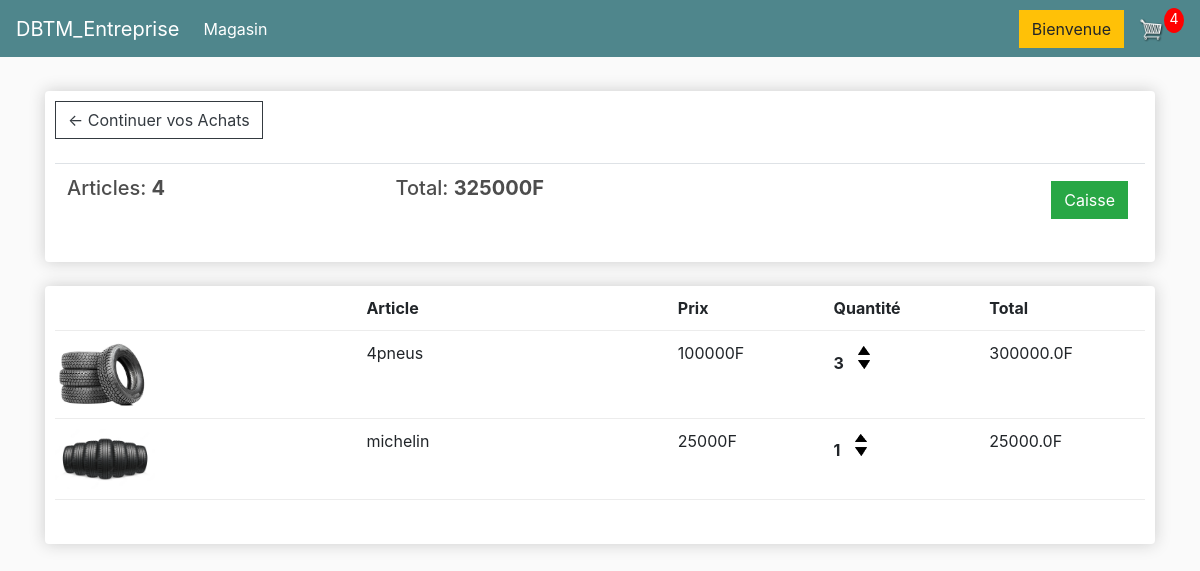
The app's page /cart/ (signed in), older data.
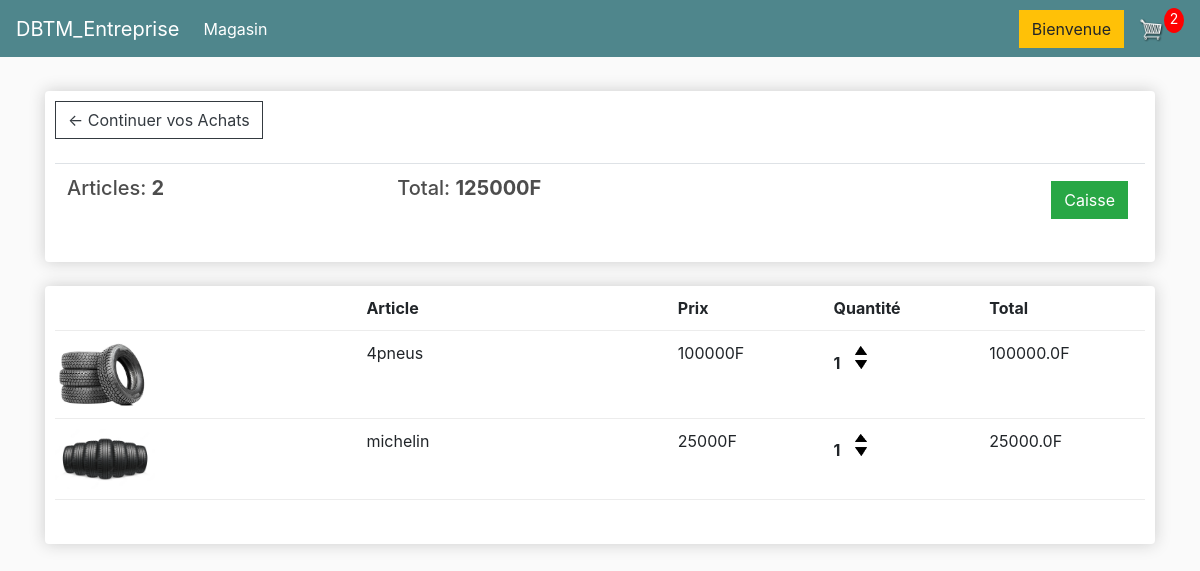
The same page, newer data.
### store/models.py (models this page shows, shortened)
class Order(models.Model):
    customer = models.ForeignKey(Customer, on_delete=models.SET_NULL,blank=True,null=True)
    date_orderd = models.DateTimeField(auto_now_add=True)
    complete = models.BooleanField(default=False,null=True,blank=False)
    transaction_id = models.CharField(max_length=200, null=True)
    @property
    def get_cart_total(self):
        orderitems = self.orderitem_set.all()
        total = sum([item.get_total for item in orderitems])
        return total
    @property
    def get_cart_items(self):
        orderitems = self.orderitem_set.all()
        total = sum([item.quantity for item in orderitems])
        return total

class OrderItem(models.Model):
    product = models.ForeignKey(Product, on_delete=models.SET_NULL,blank=True,null=True)
    order = models.ForeignKey(Order, on_delete=models.SET_NULL,blank=True,null=True)
    quantity = models.IntegerField(default=0,null=True,blank=True)
    date_added = models.DateTimeField(auto_now_add=True)
    @property
    def get_total(self):
        total = self.product.price * self.quantity
        return total

class Product(models.Model):
    name = models.CharField(max_length=200, null=True)
    price = models.FloatField()
    digital = models.BooleanField(default=False, null=True, blank=False)
    image = models.ImageField(null=True,blank=True)
    @property
    def imageURL(self):
        try:
            url = self.image.url
        except:
            url = ''
        return url

### store/views.py (the view)
# urls.py: path('cart/', views.cart, name="cart"),
def cart(request):
     data = cartData(request)
     cartItems = data['cartItems']
     order = data['order']
     items = data['items']
     context = {'items':items, 'order':order, 'cartItems':cartItems}
     return render(request, 'store/cart.html', context)

### store/utils.py (called while the page is built)
def cartData(request):
    if request.user.is_authenticated:
          customer = request.user.customer
          order , created = Order.objects.get_or_create(customer=customer, complete=False)
          items = order.orderitem_set.all()
          cartItems = order.get_cart_items
    else:
          cookieData = cookieCart(request)
          cartItems = cookieData['cartItems']
          order = cookieData['order']
          items = cookieData['items']
    return {'cartItems':cartItems, 'order':order, 'items':items}

### store/templates/store/cart.html
{% extends 'store/main.html' %}
{% load static %}
{% block content %}
<div class="row">
	<div class="col-lg-12">
        <div class="box-element">
            <a  class="btn btn-outline-dark" href="{% url 'store' %}">&#x2190; Continuer vos Achats </a>
            <br>
            <br>
            <table class="table">
                <tr>
                    <th><h5>Articles: <strong>{{order.get_cart_items}}</strong></h5></th>
                    <th><h5>Total: <strong>{{order.get_cart_total|floatformat:0}}F</strong></h5></th>
                    <th>
                        <a  style="float:right; margin:5px;" class="btn btn-success" href="{% url 'checkout' %}">Caisse</a>
                    </th>
                </tr>
            </table>
        </div>
        <br>
		<div class="box-element">
            <div class="cart-row">
                <div style="flex:2"></div>
                <div style="flex:2"><strong>Article</strong></div>
                <div style="flex:1"><strong>Prix</strong></div>
                <div style="flex:1"><strong>Quantité</strong></div>
                <div style="flex:1"><strong>Total</strong></div>
            </div>
            {% for item in items %}
            <div class="cart-row">
                <div style="flex:2"><img class="row-image" src="{{item.product.imageURL}}"></div>
                <div style="flex:2"><p>{{item.product.name}}</p></div>
                <div style="flex:1"><p>{{item.product.price|floatformat:0}}F</p></div>
                <div style="flex:1">
                    <p class="quantity">{{item.quantity}}</p>
                    <div class="quantity">
                        <img data-product="{{item.product.id}}" data-action="add" class="chg-quantity update-cart" src="{% static  'images/arrow-up.png' %}">
                        <img data-product="{{item.product.id}}" data-action="remove" class="chg-quantity update-cart" src="{% static  'images/arrow-down.png' %}">
                    </div>
                </div>
                <div style="flex:1"><p>{{item.get_total}}F</p></div>
            </div>
            {% endfor %}
		<br>
	</div>
</div>
{% endblock content %}

Row changes from the older to the newer data that the page shows:
changed through a linked row, Order: get_cart_items "4" → "2"; get_cart_total "325000" → "125000"
changed OrderItem "4pneus": quantity "3" → "1"; get_total "300000.0" → "100000.0"
Text that changed along with them:
{{ cartItems }}: "4" → "2"
